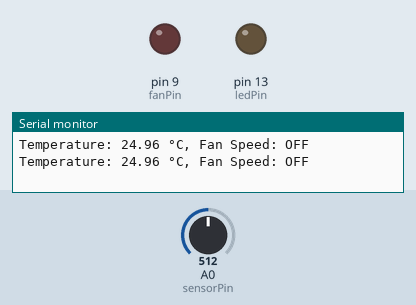
This sketch was run on a simulated Arduino Uno, built with avr-gcc and run on an emulated ATmega328P. Parts: output pins drawn as LEDs (lit = HIGH), the last lines printed to the serial monitor. The test bench sets the inputs (shaded band); at power-on: A0 (sensorPin) = 512.

Above: at 1.8 s.
1.9 s: A0 (sensorPin) set to 499
At 3.2 s:
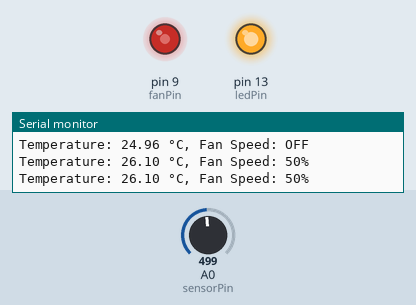
3.5 s: A0 (sensorPin) set to 468
5.2 s: A0 (sensorPin) set to 445
At 6.4 s:
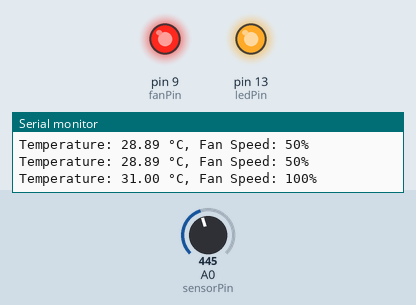
7.5 s: A0 (sensorPin) set to 511
At 9.2 s:
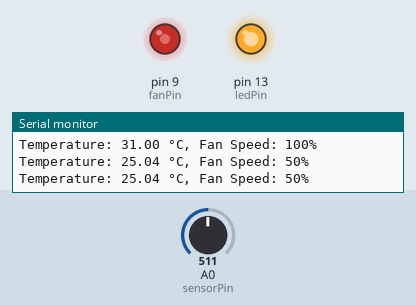
9.5 s: A0 (sensorPin) set to 306
At 10.8 s:
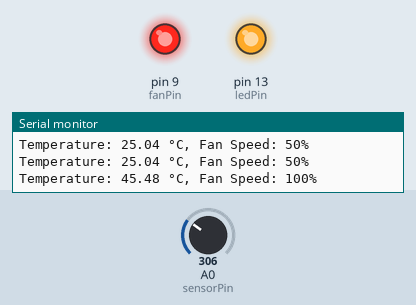
Timing chart, 0 to 12.5 s (numbered marks = the images above; inputs shaded):
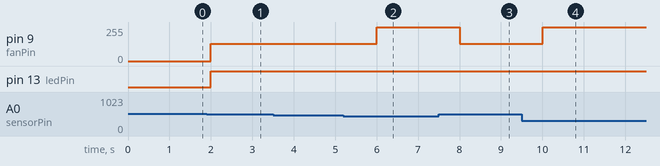

Measured:
- the behaviour switches between 512 and 511 on A0 (sensorPin) (found by bisection; images 0 and 1)
- the behaviour switches between 456 and 455 on A0 (sensorPin) (found by bisection; images 1 and 2)
- after the input at 1.9 s, pin 9 (fanPin): 0/255 → 128/255 after 0.10 s; pin 13 (ledPin): LOW → HIGH after 0.10 s
- after the input at 5.2 s, pin 9 (fanPin): 128/255 → 255/255 after 0.81 s
- after the input at 7.5 s, pin 9 (fanPin): 255/255 → 128/255 after 0.51 s
- after the input at 9.5 s, pin 9 (fanPin): 128/255 → 255/255 after 0.51 s

The sketch:

sketch.ino
```cpp
// NTC Thermistor on A0
// Fan (simulated with LED) on D13

const int sensorPin = A0;
const int fanPin = 9;  // Use PWM pin instead of D13 (D13 can’t do PWM)
                       // If you still want LED on D13, we’ll mirror states.

const int ledPin = 13;

// Thermistor constants (for 10k NTC)
const float BETA = 3950;  // beta value
const float T0 = 298.15;  // 25°C in Kelvin
const float R0 = 10000;   // 10k at 25°C
const float SERIES_RESISTOR = 10000.0;

void setup() {
  pinMode(fanPin, OUTPUT);
  pinMode(ledPin, OUTPUT);
  Serial.begin(9600);
}

float readTemperature() {
  int adcValue = analogRead(sensorPin);
  float resistance = SERIES_RESISTOR / ((1023.0 / adcValue) - 1);
  float tempK = 1 / (1 / T0 + (1.0 / BETA) * log(resistance / R0));
  return tempK - 273.15; // Convert K to °C
}

void loop() {
  float temperature = readTemperature();
  int fanSpeed = 0;

  if (temperature < 25) {
    fanSpeed = 0; // OFF
  } else if (temperature < 30) {
    fanSpeed = 128; // ~50% speed (0-255 scale)
  } else {
    fanSpeed = 255; // 100%
  }

  // Write PWM to fan
  analogWrite(fanPin, fanSpeed);

  // Mirror state on LED (ON if fan running, OFF if not)
  digitalWrite(ledPin, fanSpeed > 0 ? HIGH : LOW);

  // Print status
  Serial.print("Temperature: ");
  Serial.print(temperature);
  Serial.print(" °C, Fan Speed: ");
  if (fanSpeed == 0) Serial.println("OFF");
  else if (fanSpeed == 128) Serial.println("50%");
  else Serial.println("100%");

  delay(1000); // 1s update
}
```
